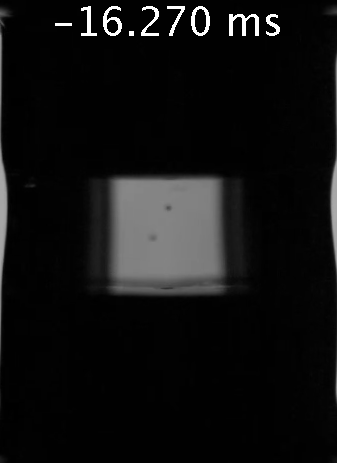
#> input picture data/sample_frames/0005.tif, 337 x 463 px; its folder holds only this picture in this run
$ python image_sequence.py
#> lines starting #> are read from the running program, lines starting #| are printed output that depends on the picture; after the words box and inside, x2 and y2 are one past the last pixel; in counts of white or black regions, pixels touching at a corner belong together
### image.py
import os

from numpy.core import numeric
from numba import jit
import numpy as np
from scipy import optimize
import cv2 as cv
from matplotlib import pyplot as plt

from numba.core.errors import NumbaDeprecationWarning, NumbaPendingDeprecationWarning
import warnings

warnings.simplefilter('ignore', category=NumbaDeprecationWarning)
warnings.simplefilter('ignore', category=NumbaPendingDeprecationWarning)

@jit(nopython=True)
def extract_edge_points(edge_image, benchmark, pct_considered):
    # Given Canny edge image, find location of edge pixels
    left_edge_points = []
    right_edge_points = []

    # Get list of the rows to look at, only considering a vertical middle percent of the image
    start_row = int(edge_image.shape[0]*(1 - pct_considered)/2)
    end_row = int(edge_image.shape[0]*(0.5 + pct_considered/2))
    rows_considered = range(start_row, end_row, 1)

    columns = range(edge_image.shape[1])

    # Loop rows considered
    found_left_last_row = False
    found_right_last_row = False
    for i in rows_considered:
        # Set flag to see if either edge was found on this row yet
        found_left = False
        found_right = False

        # Search through columns
        for j_left in columns:
            # Get reverse direction indedx for the right edge search
            j_right = len(columns) - j_left - 1

            # If met, don't add points
            if abs(j_right - j_left) == 0:
                break

            # Check if have found an edge from the left
            if edge_image[i][j_left] > benchmark and (not found_left):
                # Make sure the previous row connects
                if found_left_last_row == False or left_edge_points.count((i-1, j_left)) + left_edge_points.count((i-1, j_left-1)) + left_edge_points.count((i-1, j_left+1)) + left_edge_points.count((i-1, j_left-2)) + left_edge_points.count((i-1, j_left+2)) > 0:
                    found_left = True
                    left_edge_points.append((i, j_left))
            elif edge_image[i][j_left] > benchmark and left_edge_points.count((i, j_left-1)) > 0:
                # Continuation on the same row
                found_left = True
                left_edge_points.append((i, j_left))

            # Check if have found an edge from the right
            if edge_image[i][j_right] > benchmark and (not found_right):
                # Make sure the previous row connects
                if found_right_last_row == False or right_edge_points.count((i-1, j_right)) + right_edge_points.count((i-1, j_right-1)) + right_edge_points.count((i-1, j_right+1)) + right_edge_points.count((i-1, j_right-2)) + right_edge_points.count((i-1, j_right+2)) > 0:
                    found_right = True
                    right_edge_points.append((i, j_right))
            elif edge_image[i][j_right] > benchmark and right_edge_points.count((i, j_right-1)) > 0:
                # Continuation on the same row
                found_right = True
                right_edge_points.append((i, j_right))

            # If about to cross, don't check any further points on the row
            if abs(j_right - j_left) == 1:
                break

        # Save whether or not edges were found on this row
        found_left_last_row = found_left
        found_right_last_row = found_right

    return left_edge_points, right_edge_points


@jit(nopython=True)
def check_broken(image, benchmark, pct_considered, pixel_threshold=5):
    # Check if the liquid has snapped in the center
    fully_across = 0

    # Loop rows
    for i in range(image.shape[0]):
        # Search through columns
        for j in range(image.shape[1]):
            if image[i][j] < benchmark:
                fully_across = 0
                break

            if j == image.shape[1] - 1:
                fully_across += 1
                break

        if fully_across >= pixel_threshold:
            return True

    return False


def fit_polynomial(data, degree):
    # Fit polynomial to data points
    x = np.array([ point[0] for point in data ])
    y = np.array([ point[1] for point in data ])

    a = np.zeros(shape=(x.shape[0], degree + 1))
    const = np.ones_like(x)
    a[:, 0] = const
    a[:, 1] = x
    if degree > 1:
        for n in range(2, degree + 1):
            a[:, n] = x**n

    p = np.linalg.lstsq(a, y, rcond=-1)[0]

    # Reverse order so p[0] is coefficient of highest order
    return p[::-1]


def eval_polynomial(poly, x):
    # Evaluate polynomial at x
    result = []
    for i in range(len(poly)):
        coeff = poly[i]
        result.append(coeff*x**(len(poly) - i - 1))
    result = sum(result)
    return result


class Image():
    '''
    Class to represent a single CABER image

    Inputs:
        file_path                   Path to image (String, Required)
        poly_degree                 Degree of polynomial approximation for either edge (Int, Default: 4)
        lower_canny_threshold       Lower threshold for Canny filtering, decrease to increase edge count (Int, Range: [0, 255], Default: 25)
        upper_canny_threshold       Upper threshold for Canny filtering, increase to increase edge count (Int, Range: [0, 255], Default: 230)
        edge_benchmark              Light above this value should be considered white, to be used in edge location (Int, Range: [0, 255], Default: 60)
        pct_considered              Vertical center percentage of the image considered for radius measurement, polynomial approximated across this domain (Float, Range: (0, 1], Default: 0.4)
        width                       Width of the image in terms of real world length, for scale (Float, Default: 1)
        crop                        Flag whether or not to crop the provided image (bool, Default: True)
        verbose                     Flag whether or not to print statements (Bool, Default: True)
    '''

    def __init__(self, file_path, poly_degree=4, lower_canny_threshold=25, upper_canny_threshold=230, edge_benchmark=60, pct_considered=0.4, width=1, crop=True, verbose=True):
        assert (os.path.isfile(file_path) == True), 'Given image path is not a file.'
        assert (poly_degree >= 0 and poly_degree % 1 == 0), 'Polynomial degree must be positive integer.'
        assert (lower_canny_threshold >= 0 and lower_canny_threshold <= 255), 'All canny thresholds must be between 0 and 255.'
        assert (upper_canny_threshold >= 0 and upper_canny_threshold <= 255), 'All canny thresholds must be between 0 and 255.'
        assert (edge_benchmark >= 0 and edge_benchmark <= 255), 'Edge search benchmark must be between 0 and 255.'
        assert (pct_considered > 0 and pct_considered <= 1), 'Vertical percentage of the image considered must be between 0 and 1.'
        assert (width >= 0), 'Image width must be positive.'
        assert (type(crop) == bool or (type(crop) == list and len(crop) == 4)), 'Crop flag must be boolean or list of parameters.'
        assert (type(verbose) == bool), 'Verbose flag must be boolean.'

        # Add image to class
        self.file_path = os.path.abspath(file_path)
        image = cv.imread(self.file_path, 0)
        norm = np.zeros(image.shape)
        self.image = cv.normalize(image,  norm, 0, 255, cv.NORM_MINMAX)
        self.crop_params = None

        if crop == True:
            # Allow user to choose crop region
            roi = cv.selectROI(self.image) # Returns as [height, width, x, y]
            cv.destroyWindow('ROI selector')

            # Save crop region params as [height, width, x, y]
            crop_params = [roi[2], roi[3], roi[0], roi[1]]
            self.crop_params = crop_params

        elif type(crop) == list:
            # Set parameters based on input
            self.crop_params = crop

        # Crop the image
        if self.crop_params != None and self.crop_params != False:
            # Resize image matrix
            self.image = self.image[self.crop_params[3]:self.crop_params[3] + self.crop_params[1], self.crop_params[2]:self.crop_params[2] + self.crop_params[0]]

        # Define class attributes
        self.lower_canny_threshold = lower_canny_threshold
        self.upper_canny_threshold = upper_canny_threshold
        self.edge_benchmark = edge_benchmark # Above this value is considered an edge (after Canny detector applied)
        self.pct_considered = pct_considered # Middle percentage of the middle to consider for approximation
        self.poly_degree = poly_degree
        self.width = width # Length width of the image, in this case 6mm (radius will be the same units)
        self.verbose = verbose

        # Get edges
        self.canny_edges_image = cv.Canny(self.image, self.lower_canny_threshold, self.upper_canny_threshold)

        # Get polynomial edge approximations for either side
        self.left_edge_points, self.right_edge_points = self.get_edge_points()
        self.left_poly = self.get_poly(self.left_edge_points)
        self.right_poly = self.get_poly(self.right_edge_points)
        self.poly = self.right_poly - self.left_poly
        self.poly_image = self.get_poly_image()

        # Check if the liquid is broken and radius is zero
        if check_broken(self.image, self.edge_benchmark, self.pct_considered):
            self.radius = 0
        else:
            # Calculate radius
            self.radius = self.get_radius()

    def get_edge_points(self):
        # Extract left and right edge points
        left_edge_points, right_edge_points = extract_edge_points(self.canny_edges_image, self.edge_benchmark, self.pct_considered)
        return left_edge_points, right_edge_points

    def get_poly(self, data):
        # Get poly for given data points and degree
        poly = fit_polynomial(data, self.poly_degree)
        return poly

    def eval_poly(self, poly, x):
        # Evaluate given polynomial at x
        y = eval_polynomial(poly, x)
        return y

    def get_poly_image(self):
        # Generate image with polynomials mapped
        poly_image = np.zeros(self.image.shape)
        for x in range(self.image.shape[0]):
            left_val = self.eval_poly(self.left_poly, x)
            right_val = self.eval_poly(self.right_poly, x)

            # If in range, add to image
            if 0 <= left_val < self.image.shape[1]:
                poly_image[x][int(left_val)] = 1
            if 0 <= right_val < self.image.shape[1]:
                poly_image[x][int(right_val)] = 1

        return poly_image

    def get_radius(self):
        # Get start and end of clipped radius region
        start = int((0.5 - self.pct_considered/2)*self.image.shape[0])
        end = int((0.5 + self.pct_considered/2)*self.image.shape[0])

        # Define distance between poly's at given row via function
        def r(x):
            return self.eval_poly(self.poly, x)

        # Get min value over interval
        min_val = r(optimize.minimize(r, x0=(start + end)/2).x[0])
        min_val = max(0, min_val)

        # Scale to length
        min_R = min_val*((self.width / 2) / self.image.shape[1])
        return min_R

    # [35 lines left out: functions show_image, show_edge_image, show_edge_data_image, show_poly_image, not called in this run]

# [10 lines that do not run on import are left out]

### image_sequence.py
import os
import numpy as np
import time as Time
from multiprocessing import Pool
from matplotlib import pyplot as plt

import cv2 as cv

from image import Image
from equation import Equation
from bezier import resize_dataset

class ImageSequence():
    '''
    Class to represent a sequence of CABER images showing the progression of a filament over time

    Inputs:
        file_path                   Path to image (String, Required)
        poly_degree                 Degree of polynomial approximation for either edge (Int, Default: 4)
        time_btwn_frames            Time between image frames / radius measurements (Float, Default: 1)
        lower_canny_threshold       Lower threshold for Canny filtering, decrease to increase edge count (Int, Range: [0, 255], Default: 25)
        upper_canny_threshold       Upper threshold for Canny filtering, increase to increase edge count (Int, Range: [0, 255], Default: 230)
        edge_benchmark              Light above this value should be considered an edge when searching the Canny filtered image (Int, Range: [0, 255], Default: 60)
        pct_considered              Vertical center percentage of the image considered for radius measurement, polynomial approximated across this domain (Float, Range: (0, 1], Default: 0.4)
        width                       Width of the image in terms of real world length, for scale (Float, Default: 1)
        graph_title                 Title to place on the matplotlib graph (String, Default: '')
        crop                        Flag whether or not to crop the provided image (bool, Default: True)
        verbose                     Flag whether or not to print statements (Bool, Default: True)
    '''

    def __init__(self, folder_path, poly_degree=4, time_btwn_frames=1, lower_canny_threshold=25, upper_canny_threshold=230, edge_benchmark=60, pct_considered=0.4, width=1, graph_title='', crop=True, verbose=True):
        assert (os.path.isdir(folder_path) == True), 'Given image path is not a file.'
        assert (poly_degree >= 0 and poly_degree % 1 == 0), 'Polynomial degree must be positive integer.'
        assert (lower_canny_threshold >= 0 and lower_canny_threshold <= 255), 'All canny thresholds must be between 0 and 255.'
        assert (upper_canny_threshold >= 0 and upper_canny_threshold <= 255), 'All canny thresholds must be between 0 and 255.'
        assert (edge_benchmark >= 0 and edge_benchmark <= 255), 'Edge search benchmark must be between 0 and 255.'
        assert (pct_considered > 0 and pct_considered <= 1), 'Vertical percentage of the image considered must be between 0 and 1.'
        assert (width > 0), 'Image width must be positive and non-zero.'
        assert (type(graph_title) == str), 'Graph title must be a string.'
        assert (type(crop) == bool), 'Crop flag must be boolean.'
        assert (type(verbose) == bool), 'Verbose flag must be boolean.'

        # Add attributes to class
        self.folder_path = os.path.abspath(folder_path)
        self.time_btwn_frames = time_btwn_frames # Default to just integer frames
        self.lower_canny_threshold = lower_canny_threshold
        self.upper_canny_threshold = upper_canny_threshold
        self.edge_benchmark = edge_benchmark # Above this value is considered an edge (after Canny detector applied)
        self.pct_considered = pct_considered # Middle percentage of the middle to consider for approximation
        self.poly_degree = poly_degree
        self.width = width # Length width of the image, in this case 6mm (radius will be the same units)
        self.graph_title = graph_title
        self.crop_params = False
        self.verbose = verbose
        self.equation = None
        self.fit_results = None
        self.fit_parameters = {}
        self.fit_init_cond = np.array([])

        # Get crop params
        if crop == True:
            # Find last image
            for filename in sorted(os.listdir(self.folder_path)):
                if filename.lower().endswith(('.png', '.jpg', '.jpeg', '.tif', '.bmp', '.gif')):
                    last_filename = filename

            # Load the image
            file_path = os.path.abspath(self.folder_path + '/' + last_filename)
            image = cv.imread(file_path, 0)
            norm = np.zeros(image.shape)
            image = cv.normalize(image,  norm, 0, 255, cv.NORM_MINMAX)

            # Allow user to choose crop region
            roi = cv.selectROI(image) # Returns as [y, x, width, height]
            cv.destroyWindow('ROI selector')

            # Save crop region params as [height, width, x, y]
            crop_params = [roi[2], roi[3], roi[0], roi[1]]
            self.crop_params = crop_params

        # Load images
        self.images = self.load_images()
#> in __init__, image is the input picture: shape (463, 337); min 0, max 255, mean 16.5
#> in __init__, `self.canny_edges_image = cv.Canny(self.image, self.lower_canny_thresho..`:
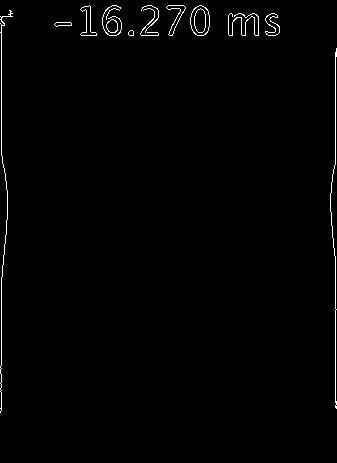
#> self.canny_edges_image: shape (463, 337); 1.1% white in thin lines or dots, all inside (x1, y1, x2, y2) = (0, 5, 337, 413)
#> in get_edge_points, `left_edge_points, right_edge_points = extract_edge_points(self.canny_e..`: left_edge_points = 186 pairs, first value 138 to 323, second value 1 to 7; right_edge_points = 186 pairs, first value 138 to 323, second value 330 to 336
#> in __init__, `self.left_edge_points, self.right_edge_points = self.get_edge_points()`: self.left_edge_points has the same summary as left_edge_points in get_edge_points; self.right_edge_points has the same summary as right_edge_points in get_edge_points
#> in fit_polynomial, `x = np.array([ point[0] for point in data ])`: x = 186 values from 138 to 323
#> in fit_polynomial, `y = np.array([ point[1] for point in data ])`: y = 186 values, max 7 at index 52, min 1 at index 0, mean 3.49
#> after the loop in fit_polynomial, `for n in range(2, degree + 1):`: a = 186 rows, first 6: [1, 138, 19044, 2628072, 362673936], [1, 139, 19321, 2685619, 373301041], [1, 140, 19600, 2744000, 384160000], [1, 141, 19881, 2803221, 395254161], [1, 142, 20164, 2863288, 406586896], [1, 143, 20449, 2924207, 418161601]
#> in fit_polynomial, `p = np.linalg.lstsq(a, y, rcond=-1)[0]`: p = [53.89, -1.69, 0.0162, -5.93e-05, 7.41e-08]
#> in get_poly, `poly = fit_polynomial(data, self.poly_degree)`: poly = [7.41e-08, -5.93e-05, 0.0162, -1.69, 53.89]
#> in __init__, `self.right_poly = self.get_poly(self.right_edge_points)`: self.right_poly = [-5.23e-08, 3.98e-05, -0.01, 0.886, 319.1]
#> in __init__, `self.poly = self.right_poly - self.left_poly`: self.poly = [-1.26e-07, 9.91e-05, -0.0261, 2.57, 265.2]
#> the loop in get_poly_image, `for x in range(self.image.shape[0]):` made 463 passes
#> (left_val, right_val) on passes 1 to 3: (53.89, 319.1), (52.22, 319.9), (50.58, 320.8)
#> after the loop in get_poly_image, `for x in range(self.image.shape[0]):`:
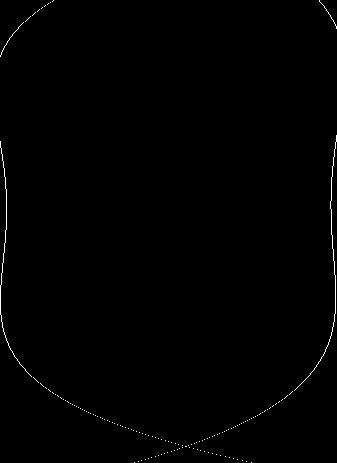
#> poly_image: shape (463, 337) float64; values 0 (black) and 1 (white), 0.47% white in thin lines or dots
#> in get_radius, `min_val = r(optimize.minimize(r, x0=(start + end)/2).x[0])`: min_val = 324.4
#> in get_radius, `min_R = min_val*((self.width / 2) / self.image.shape[1])`: min_R = 0.00289

        # Get radii
        self.radius = [im.radius for im in self.images]
#> self.radius = [0.00289]


    def load_image(self, filename):
        # Make sure file is an image
        if filename.lower().endswith(('.png', '.jpg', '.jpeg', '.tif', '.bmp', '.gif')):
            file_path = self.folder_path + '/' + filename

            # Create image object, sped up using numba
            image = Image(file_path, poly_degree=self.poly_degree, lower_canny_threshold=self.lower_canny_threshold, upper_canny_threshold=self.upper_canny_threshold,
                            edge_benchmark=self.edge_benchmark, pct_considered=self.pct_considered, width=self.width, crop=self.crop_params, verbose=self.verbose)
            return image


    def load_images(self):
        # Load and process images in parallel
        pool = Pool()
        images = pool.map(self.load_image, os.listdir(self.folder_path))
        images = [image for image in images if image != None]

        # Sort them
        self.images = sorted(images, key=lambda x: int(os.path.basename(x.file_path).replace('.tif', '')), reverse=False)
        return self.images


    def plot_radius(self, time_btwn_frames=None, log=False):
        # Get radius and time in correct units
#> called with time_btwn_frames = 0.149, log = False
        radius = np.array([image.radius for image in self.images])
#> radius = [0.00289]
        if time_btwn_frames == None: time_btwn_frames = self.time_btwn_frames
        time = time_btwn_frames*np.array(range(len(self.images)))

        # Plot radius versus time on log or linear scale
        if log:
            plt.semilogy(time, radius)
        else:
            plt.scatter(time, radius)
        plt.xlabel('Time (s)')
        plt.ylabel('Radius (m)')
        if self.graph_title != '':
            plt.title(self.graph_title)
        plt.show()
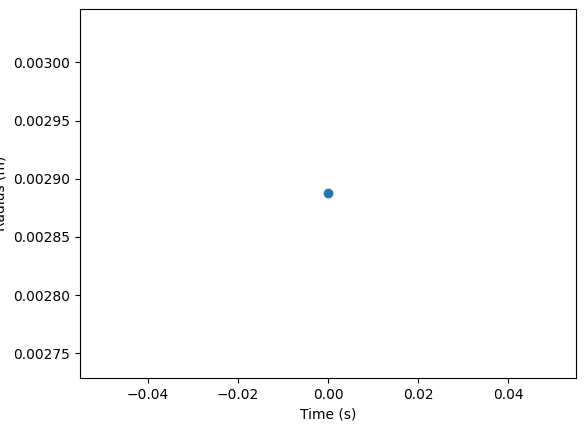
#> figure drawn by matplotlib, 1 panel


    # [67 lines left out: functions fit, plot_fit, not called in this run]


if __name__ == '__main__':
    # Try a local example sequence of images
    print('Loading images...')
    start_time = Time.time()
    folder_path = './data/sample_frames'
    crop_width = 6*(10**(-3)) # meters
    image_seq = ImageSequence(folder_path, width=crop_width, crop=False)
    end_time = Time.time()
    seconds_elapsed = end_time - start_time
    print('Loaded ' + str(len(image_seq.images)) + ' images in ' + str(seconds_elapsed) + ' seconds.')
    time_btwn_frames = 0.149 # milliseconds
    image_seq.plot_radius(time_btwn_frames) # Time in ms


    '''
    points = []
    for i in range(len(image_seq.images)):
        time_i = time_btwn_frames*i
        radius_i = image_seq.images[i].radius
        points.append([time_i, radius_i])

    print(len(points))

    # Downsize dataset to speed up fitting
    points = resize_dataset(points, int(len(points)*0.05), arc_length_method=False)
    time = [point[0] for point in points]
    radius = [point[1] for point in points]


    plt.scatter(time, radius, color='r')
    plt.xlabel('Time (s)')
    plt.ylabel('Radius (m)')
    plt.show()
    '''
